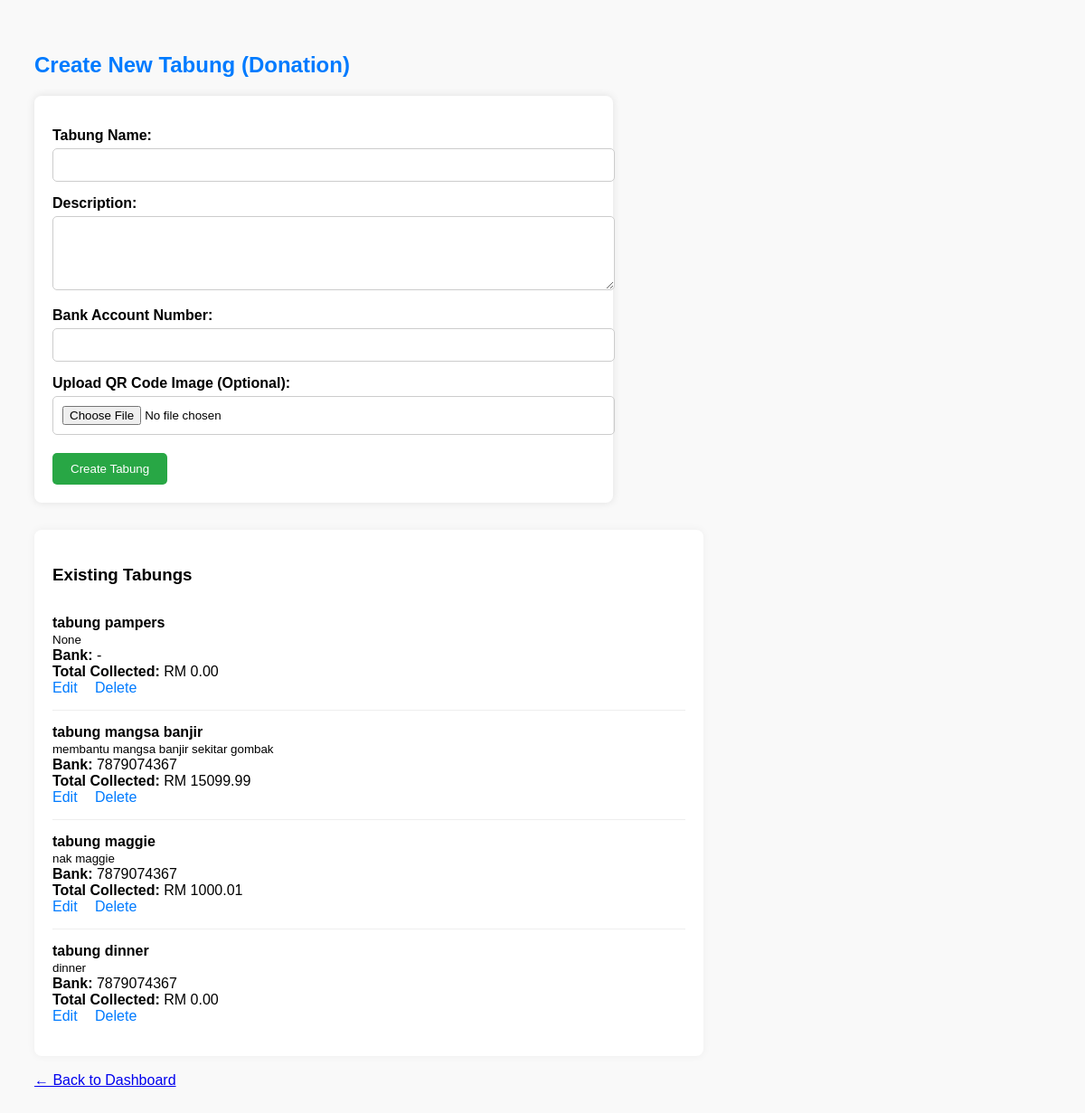
/django_donation_project/president/create-tabung/ (signed in), run on the app's committed database.
### masjid/models.py (models this page shows, shortened)
class Donation(models.Model):
    name = models.CharField(max_length=100)
    description = models.TextField(blank=True, null=True)
    bank_account = models.CharField(max_length=50, blank=True, null=True)
    qr_code = models.ImageField(upload_to='qr_codes/', blank=True, null=True)
    created_by = models.ForeignKey(User, on_delete=models.SET_NULL, null=True, limit_choices_to={'role': 'president'})
    created_at = models.DateTimeField(auto_now_add=True)
    @property
    def total_collected(self):
        return sum(entry.amount for entry in self.donationentry_set.all())

class DonationEntry(models.Model):
    donor_name = models.CharField(max_length=100)
    phone_number = models.CharField(max_length=15)
    donation_type = models.ForeignKey(Donation, on_delete=models.CASCADE)
    amount = models.DecimalField(max_digits=10, decimal_places=2)
    receipt_image = models.ImageField(upload_to='receipts/')
    date = models.DateTimeField(auto_now_add=True)
    is_approved = models.BooleanField(default=False)  # ✅ new field

### masjid/views.py (the view, shortened to what this page needs)
# urls.py: path('president/create-tabung/', views.create_tabung, name='create_tabung'),  # ✅ keep only this
@login_required
def create_tabung(request):
    if request.user.role != 'president':
        messages.error(request, "Only President can manage tabungs.")
        return redirect('home')
    tabungs = Donation.objects.all()
    return render(request, 'create_tabung.html', {'tabungs': tabungs})

### masjid/templates/create_tabung.html (shortened to what this page needs)
<!DOCTYPE html>
<html lang="en">
<head>
</head>
<body>
  <h2>Create New Tabung (Donation)</h2>
  <form method="POST" enctype="multipart/form-data">
    <label for="name">Tabung Name:</label>
    <input type="text" id="name" name="name" required>
    <label for="description">Description:</label>
    <textarea id="description" name="description" rows="4"></textarea>
    <label for="bank_account">Bank Account Number:</label>
    <input type="text" id="bank_account" name="bank_account">
    <label for="qr_code">Upload QR Code Image (Optional):</label>
    <input type="file" id="qr_code" name="qr_code" accept="image/*">
    <button type="submit">Create Tabung</button>
  </form>
  <div class="tabung-list">
    <h3>Existing Tabungs</h3>
    {% for t in tabungs %}
      <div class="tabung-item">
        <strong>{{ t.name }}</strong><br>
        <small>{{ t.description }}</small><br>
        <strong>Bank:</strong> {{ t.bank_account|default:"-" }}<br>
        <strong>Total Collected:</strong> RM {{ t.total_collected|floatformat:2 }}<br>
        <div class="actions">
          <a href="{% url 'edit_tabung' t.id %}">Edit</a>
          <a href="{% url 'delete_tabung' t.id %}" onclick="return confirm('Are you sure you want to delete this tabung?')">Delete</a>
        </div>
      </div>
    {% empty %}
      <p>No tabungs have been created yet.</p>
    {% endfor %}
  </div>
  <br>
  <a href="{% url 'president_dashboard' %}">← Back to Dashboard</a>
</body>
</html>

### masjid/templates/create_tabung.html (style rules this page uses)
body { font-family: Arial; background: #f9f9f9; padding: 30px; }
h2 { color: #007bff; }
form { background: white; padding: 20px; border-radius: 8px; box-shadow: 0 0 10px rgba(0,0,0,0.1); max-width: 600px; margin-bottom: 30px; }
label { display: block; margin-top: 15px; font-weight: bold; }
input[type="text"], textarea, input[type="file"] { width: 100%; padding: 10px; margin-top: 5px; border: 1px solid #ccc; border-radius: 5px; }
button { background-color: #28a745; color: white; padding: 10px 20px; border: none; border-radius: 5px; margin-top: 20px; cursor: pointer; }
.tabung-list { background: white; padding: 20px; border-radius: 8px; box-shadow: 0 0 10px rgba(0,0,0,0.05); max-width: 700px; }
.tabung-item { border-bottom: 1px solid #eee; padding: 15px 0; }
.tabung-item:last-child { border-bottom: none; }
.actions a { margin-right: 15px; color: #007bff; text-decoration: none; }

### data on the page
Donation: name "tabung pampers", description "None", bank_account "-", total_collected "0.00"
Donation: name "tabung mangsa banjir", description "membantu mangsa banjir sekitar gombak", bank_account "7879074367", total_collected "15099.99"
Donation: name "tabung maggie", description "nak maggie", bank_account "7879074367", total_collected "1000.01"
Donation: name "tabung dinner", description "dinner", bank_account "7879074367", total_collected "0.00"
